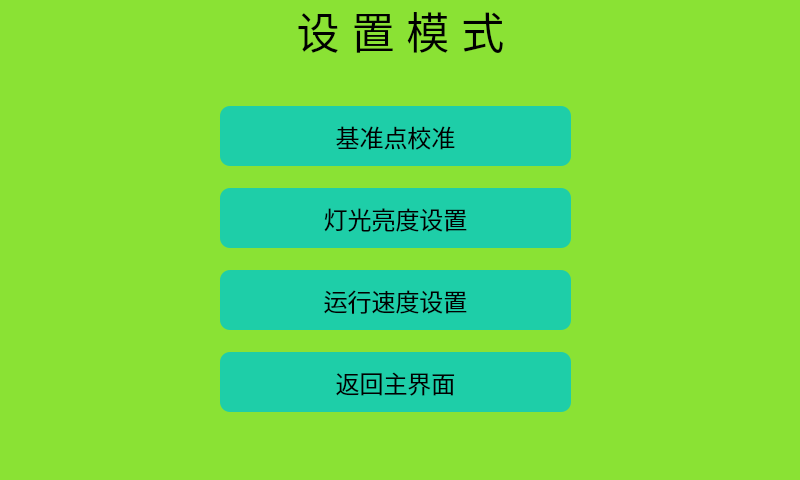
<?xml version="1.0" encoding="UTF-8"?>
<ui version="4.0">
 <class>SetupMode</class>
 <widget class="QDialog" name="SetupMode">
  <property name="geometry">
   <rect>
    <x>0</x>
    <y>0</y>
    <width>800</width>
    <height>480</height>
   </rect>
  </property>
  <property name="windowTitle">
   <string>Dialog</string>
  </property>
  <property name="styleSheet">
   <string notr="true">QDialog#SetupMode{
	background-color: rgb(138, 226, 52);
}</string>
  </property>
  <widget class="QLabel" name="label">
   <property name="geometry">
    <rect>
     <x>0</x>
     <y>0</y>
     <width>801</width>
     <height>61</height>
    </rect>
   </property>
   <property name="font">
    <font>
     <pointsize>32</pointsize>
    </font>
   </property>
   <property name="text">
    <string>设 置 模 式</string>
   </property>
   <property name="alignment">
    <set>Qt::AlignCenter</set>
   </property>
  </widget>
  <widget class="QWidget" name="layoutWidget">
   <property name="geometry">
    <rect>
     <x>220</x>
     <y>90</y>
     <width>351</width>
     <height>341</height>
    </rect>
   </property>
   <layout class="QVBoxLayout" name="verticalLayout">
    <item>
     <widget class="QPushButton" name="btn_calibration">
      <property name="minimumSize">
       <size>
        <width>0</width>
        <height>60</height>
       </size>
      </property>
      <property name="font">
       <font>
        <pointsize>18</pointsize>
       </font>
      </property>
      <property name="styleSheet">
       <string notr="true">QPushButton {	
	background-color: rgba(0, 200, 200, 200);
	border-radius: 10px; color: rgb(0,0,0);
}

QPushButton:hover {
	
	background-color: rgba(128, 128, 128, 200);
}

QPushButton:pressed{
	background-color: rgba(128, 128, 128, 255);
}</string>
      </property>
      <property name="text">
       <string>基准点校准</string>
      </property>
     </widget>
    </item>
    <item>
     <widget class="QPushButton" name="btn_light">
      <property name="minimumSize">
       <size>
        <width>0</width>
        <height>60</height>
       </size>
      </property>
      <property name="font">
       <font>
        <pointsize>18</pointsize>
       </font>
      </property>
      <property name="styleSheet">
       <string notr="true">QPushButton {	
	background-color: rgba(0, 200, 200, 200);
	border-radius: 10px; color: rgb(0,0,0);
}

QPushButton:hover {
	
	background-color: rgba(128, 128, 128, 200);
}

QPushButton:pressed{
	background-color: rgba(128, 128, 128, 255);
}</string>
      </property>
      <property name="text">
       <string>灯光亮度设置</string>
      </property>
     </widget>
    </item>
    <item>
     <widget class="QPushButton" name="btn_speed">
      <property name="minimumSize">
       <size>
        <width>0</width>
        <height>60</height>
       </size>
      </property>
      <property name="font">
       <font>
        <pointsize>18</pointsize>
       </font>
      </property>
      <property name="styleSheet">
       <string notr="true">QPushButton {	
	background-color: rgba(0, 200, 200, 200);
	border-radius: 10px; color: rgb(0,0,0);
}

QPushButton:hover {
	
	background-color: rgba(128, 128, 128, 200);
}

QPushButton:pressed{
	background-color: rgba(128, 128, 128, 255);
}</string>
      </property>
      <property name="text">
       <string>运行速度设置</string>
      </property>
     </widget>
    </item>
    <item>
     <widget class="QPushButton" name="btn_back">
      <property name="minimumSize">
       <size>
        <width>0</width>
        <height>60</height>
       </size>
      </property>
      <property name="font">
       <font>
        <pointsize>18</pointsize>
       </font>
      </property>
      <property name="styleSheet">
       <string notr="true">QPushButton {	
	background-color: rgba(0, 200, 200, 200);
	border-radius: 10px; color: rgb(0,0,0);
}

QPushButton:hover {
	
	background-color: rgba(128, 128, 128, 200);
}

QPushButton:pressed{
	background-color: rgba(128, 128, 128, 255);
}</string>
      </property>
      <property name="text">
       <string>返回主界面</string>
      </property>
     </widget>
    </item>
   </layout>
  </widget>
 </widget>
 <resources/>
 <connections/>
</ui>
